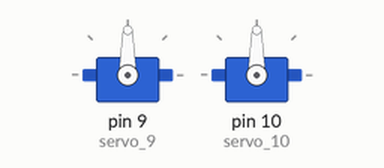
Bench run of a sketch on a simulated Arduino Uno, built with avr-gcc and run on an emulated ATmega328P. Shown: 2 × servo. What the sketch prints to the serial monitor is not drawn.

Above: at 0.1 s.
At 1.0 s:
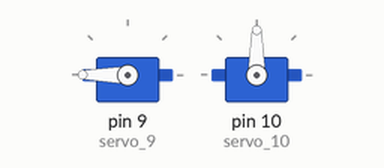
Timing chart, 0 to 2.5 s (numbered marks = the images above):
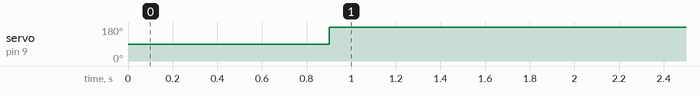

The sketch:

2DOF.ino
```cpp
/*
  Cinematica Inversa em 2DOF
*/

#include <Servo.h>
#include <math.h>

Servo servo_9;
Servo servo_10;


bool exec = 1;
float l1 = 6, l2 = 6;	//juntas
float x =-12, y =0;	//localização desejada
float theta_1,theta_2, alf_1, alf_2, bet_3, L=0;

void math(){

  L = sqrt(pow(x,2)+pow(y,2));
  alf_1 = acos((pow(l2,2)-pow(l1,2)-pow(L,2))/(-2*l1*L)); //lei dos cossenos -- ALPHA
  alf_2 = atan2(y, x); //medida do ag em rad  //pi

  theta_1 = degrees(alf_2-alf_1) ; //conversao ang p radianos

  bet_3 = acos((pow(L,2)-pow(l1,2)-pow(l2,2))/(-2*l1*l2));	//Beta
  theta_2 = degrees(bet_3);


  theta_2 = 270 - theta_2;	//com base na localização dos servos
}

void setup() {
  Serial.begin(9600);
  servo_9.attach(9, 500, 2500);
  servo_10.attach(10, 500, 2500);

}

void loop() {
  math();

  if(exec){
    if(isnan(theta_2) || (y<0)){
      Serial.println("-----LIMITE EXCEDIDO------");
      exec=false;

    }else{
      delay(900);
      servo_9.write(theta_1);
      delay(3000);
      servo_10.write(theta_2);
      exec = false;

      Serial.println("tetha1------------------------");
      Serial.println(theta_1);
      Serial.println("tetha2------------------------");
      Serial.println(theta_2);
    }
  }
}

//https://oscarliang.com/inverse-kinematics-and-trigonometry-basics/
```

Measured:
- by itself, servo on pin 9 (servo_9): 90° → 180° at 0.90 s
